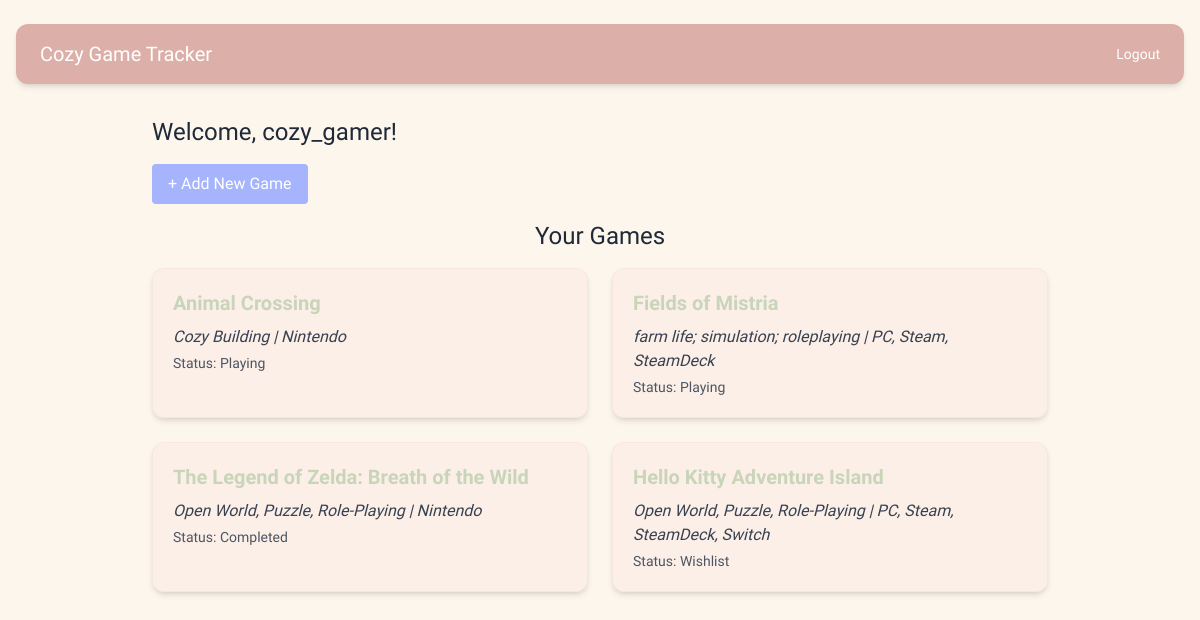
Page / (signed in) on the earlier database version.
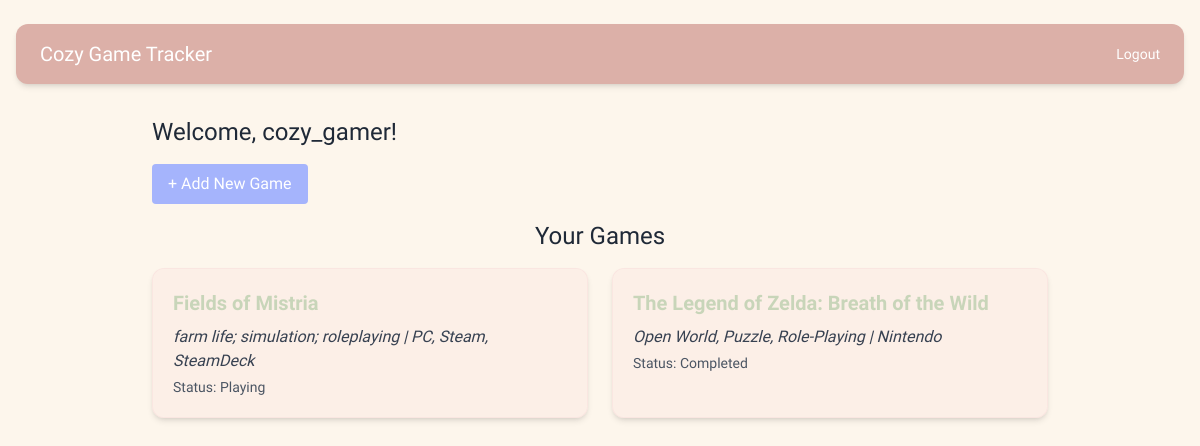
Same page on the later database version.
### app/models.py (models this page shows, shortened)
class User(UserMixin, db.Model):
    __tablename__ = "users"
    id = db.Column(db.Integer, primary_key=True)
    username = db.Column(db.String(80), nullable=False, unique=True)
    email = db.Column(db.String(120), nullable=False, unique=True)
    password_hash = db.Column(db.String(128), nullable=False)
    games = db.relationship('Game', back_populates='user', cascade="all, delete-orphan")
    gamelogs = db.relationship('GameLog', back_populates='user', cascade="all, delete-orphan")

class GameLog(db.Model):
    __tablename__ = "gamelogs"
    id = db.Column(db.Integer, primary_key=True)
    user_id = db.Column(db.Integer, db.ForeignKey('users.id'), nullable=False)
    game_id = db.Column(db.Integer, db.ForeignKey('games.id'), nullable=False)
    status = db.Column(db.String(20))
    notes = db.Column(db.Text)
    rating = db.Column(db.Integer)
    user = db.relationship('User', back_populates='gamelogs')
    game = db.relationship('Game', back_populates='gamelogs')

class Game(db.Model):
    __tablename__ = "games"
    id = db.Column(db.Integer, primary_key=True)
    title = db.Column(db.String(100), nullable=False)
    genre = db.Column(db.String(50))
    platform = db.Column(db.String(50))
    description = db.Column(db.Text)
    cozy_elements = db.Column(db.String(200))
    image_url = db.Column(db.String(255))
    gamelogs = db.relationship('GameLog', back_populates='game', cascade="all, delete-orphan")
    user_id = db.Column(db.Integer, db.ForeignKey('users.id'), nullable=False)
    user = db.relationship('User', back_populates='games')

### app/routes/main.py (the view)
@main_bp.route('/')
@login_required
def dashboard():
    gamelogs = GameLog.query.filter_by(user_id=current_user.id).all()
    print(f"Found {len(gamelogs)} gamelogs for user {current_user.username}")
    for g in gamelogs:
        print(g.game.title, g.status)
    all_logs = GameLog.query.all()
    print(f"Total gamelogs: {len(all_logs)}")
    user_logs = GameLog.query.filter_by(user_id=current_user.id).all()
    print(f"Gamelogs for user {current_user.username} ({current_user.id}): {len(user_logs)}")
    return render_template('dashboard.html', gamelogs=gamelogs)

### app.py (called while the page is built)
@login_manager.user_loader
def load_user(user_id):
    from app.models import User
    return User.query.get(int(user_id))

### app/templates/dashboard.html
{% extends "base.html" %}
{% block content %}
  <div class="max-w-4xl mx-auto mt-8">
    <h2 class="text-2xl font-cozy mb-4">Welcome, {{ current_user.username }}!</h2>
    <a href="{{ url_for('main.new_game') }}" class="inline-block mb-4 px-4 py-2 bg-indigo-300 text-white rounded hover:bg-indigo-400">
      + Add New Game
    </a>
    <h3 class="text-2xl font-cozy mb-4 text-center">Your Games</h3>
    {% if gamelogs %}
        <div class="grid grid-cols-1 md:grid-cols-2 gap-6">
            {% for log in gamelogs %}
            <div class="bg-blush/20 p-5 rounded-xl shadow-md border border-blush/40 hover:shadow-lg transition duration-200">
                <h4 class="text-xl font-bold text-sage mb-2">
                    <a href="{{ url_for('main.game_detail', id=log.game.id) }}" class="hover:underline hover:text-sage/90 transition">
                        {{ log.game.title }}
                    </a>
                </h4>
                <p class="text-gray-700 italic">{{ log.game.genre }} | {{ log.game.platform }}</p>
                <p class="text-sm text-gray-600 mt-1">Status: <span class="font-medium">{{ log.status }}</span></p>
            </div>
        {% endfor %}
    </div>
{% else %}
    <p class="text-center text-gray-500 mt-4">No games added yet!</p>
{% endif %}
  </div>
{% endblock %}

### app/templates/base.html (shortened to what this page needs)
<!DOCTYPE html>
<html lang="en">
<head>
    <script src="https://cdn.tailwindcss.com"></script>
</head>
<body class="bg-cream font-body text-gray-800 min-h-screen px-4 py-6">
    <nav class="bg-rose text-white py-4 px-6 rounded-xl mb-6 shadow-md flex justify-between items-center">
        <a href="{{ url_for('main.dashboard') }}" class="font-cozy text-xl">Cozy Game Tracker</a>
        <div class="space-x-4 text-sm">
            {% if current_user.is_authenticated %}
                <a href="{{ url_for('auth.logout') }}" class="hover:underline">Logout</a>
            {% else %}
                <a href="{{ url_for('auth.login') }}" class="hover:underline">Login</a>
                <a href="{{ url_for('auth.signup') }}" class="hover:underline">Signup</a>
            {% endif %}
        </div>
    </nav>
    {% block content %}{% endblock %}
</body>
</html>

Differences in the rows shown:
removed GameLog: game "Animal Crossing", game.genre "Cozy Building", game.platform "Nintendo", status "Playing"
removed GameLog: game "Hello Kitty Adventure Island", game.genre "Open World, Puzzle, Role-Playing", game.platform "PC, Steam, SteamDeck, Switch", status "Wishlist"
